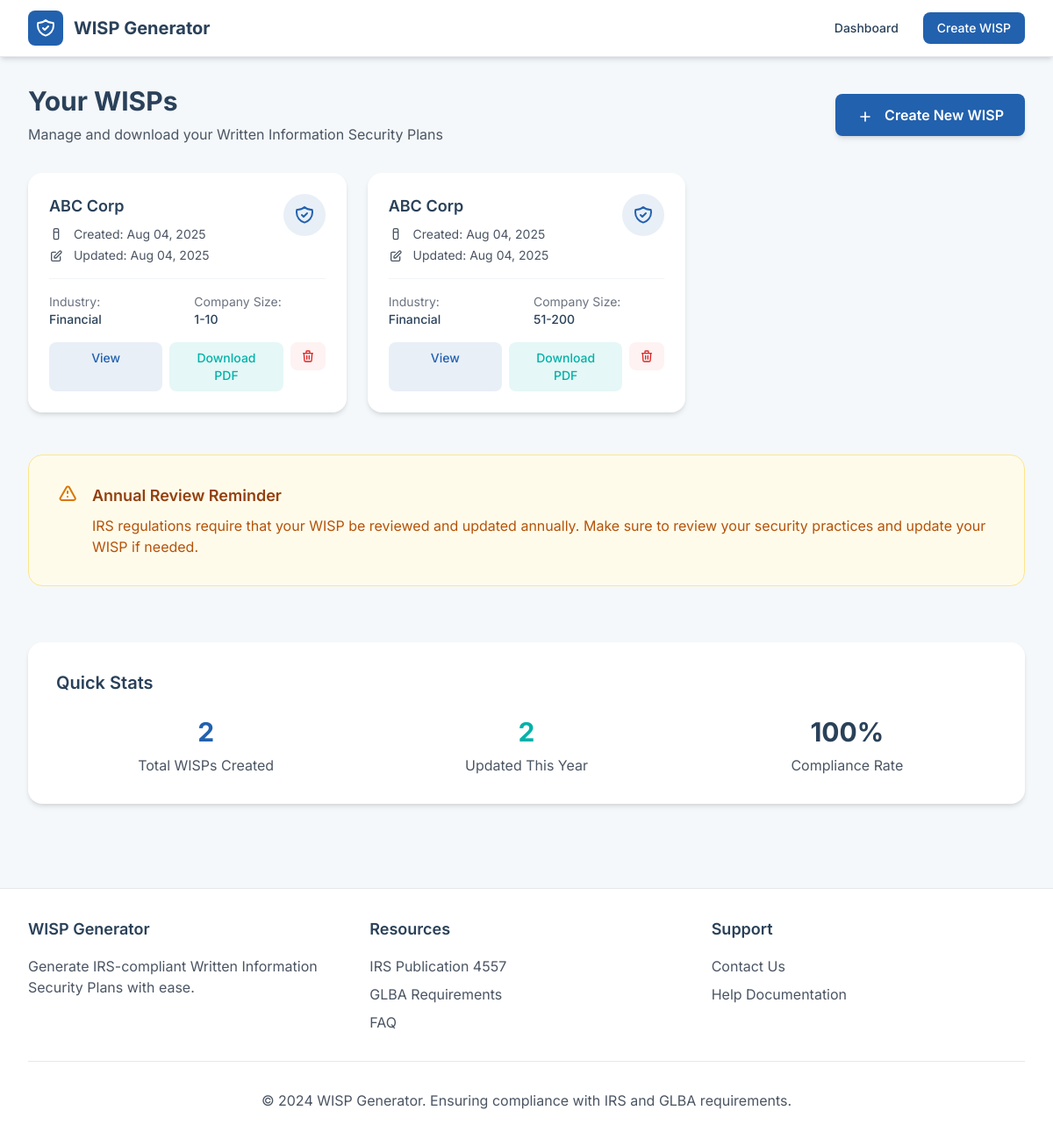
Page /dashboard on the earlier database version.
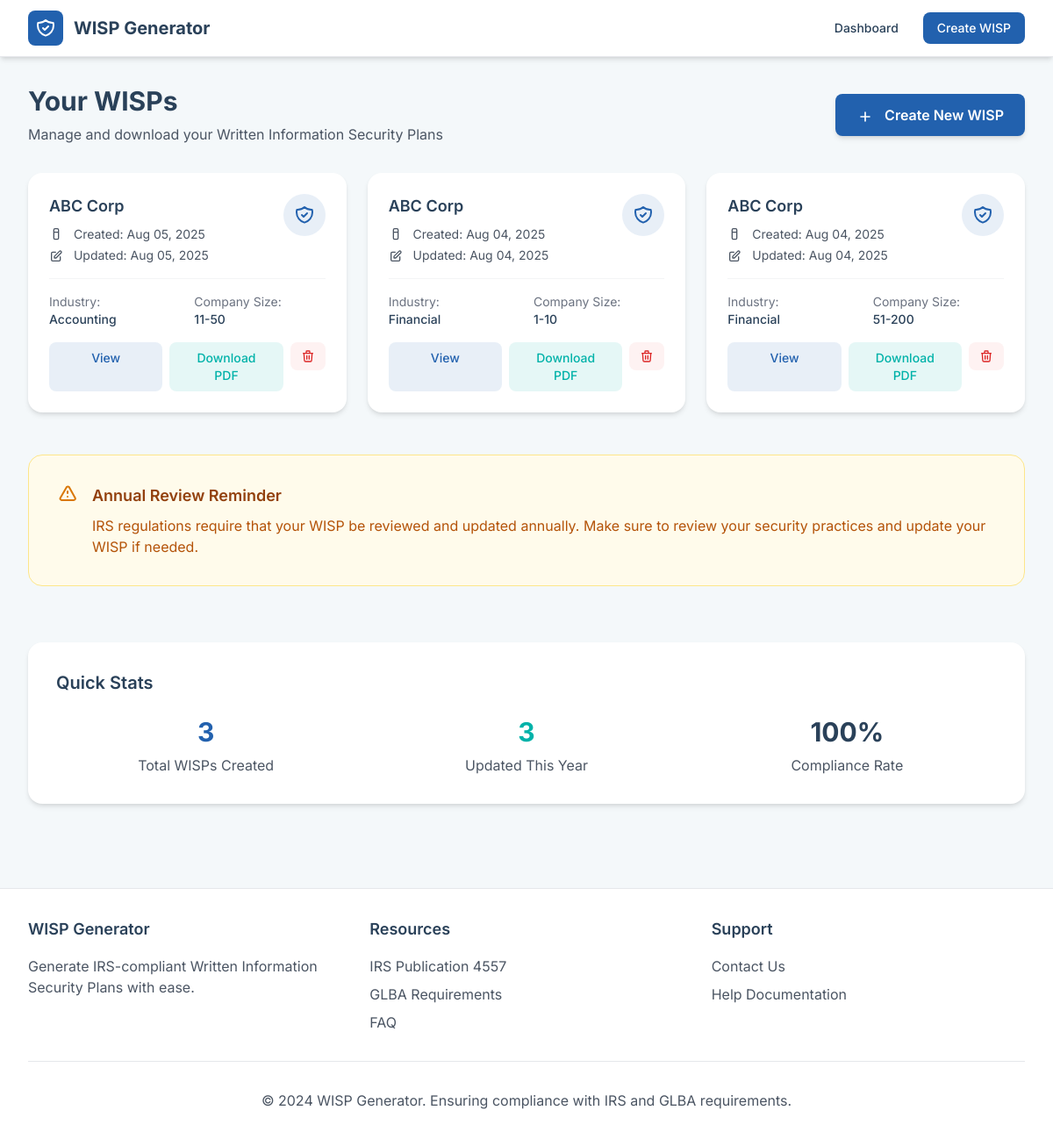
Same page on the later database version.
### app.py (models this page shows, shortened)
class WISP(db.Model):
    id = db.Column(db.Integer, primary_key=True)
    company_name = db.Column(db.String(200), nullable=False)
    created_at = db.Column(db.DateTime, default=datetime.utcnow)
    updated_at = db.Column(db.DateTime, default=datetime.utcnow, onupdate=datetime.utcnow)
    data = db.Column(db.Text)  # JSON storage for all form data
    def get_data(self):
        return json.loads(self.data) if self.data else {}

### app.py (the view)
@app.route('/dashboard')
def dashboard():
    wisps = WISP.query.order_by(WISP.updated_at.desc()).all()
    return render_template('dashboard.html', wisps=wisps)

### templates/dashboard.html (shortened to what this page needs)
{% extends "base.html" %}
{% block content %}
<div class="flex justify-between items-center mb-8">
    <div>
        <h1 class="text-3xl font-bold text-secondary">Your WISPs</h1>
        <p class="text-gray-600 mt-2">Manage and download your Written Information Security Plans</p>
    </div>
    <a href="{{ url_for('start_wizard') }}" class="bg-primary hover:bg-primary-600 text-white px-6 py-3 rounded-lg font-semibold transition-colors shadow-md">
        <svg class="w-5 h-5 inline mr-2" fill="none" stroke="currentColor" viewBox="0 0 24 24">
            <path stroke-linecap="round" stroke-linejoin="round" stroke-width="2" d="M12 6v6m0 0v6m0-6h6m-6 0H6"></path>
        </svg>
        Create New WISP
    </a>
</div>
{% if wisps %}
<div class="grid grid-cols-1 md:grid-cols-2 lg:grid-cols-3 gap-6">
    {% for wisp in wisps %}
    <div class="bg-white rounded-2xl shadow-card p-6 hover:shadow-card-lg transition-shadow">
        <div class="flex items-start justify-between mb-4">
            <div class="flex-1">
                <h3 class="text-lg font-semibold text-secondary mb-2">{{ wisp.company_name }}</h3>
                <div class="text-sm text-gray-600 space-y-1">
                    <p>
                        <svg class="w-4 h-4 inline mr-2" fill="none" stroke="currentColor" viewBox="0 0 24 24">
                            <path stroke-linecap="round" stroke-linejoin="round" stroke-width="2" d="M8 7V3a2 2 0 012-2h4a2 2 0 012 2v4m-6 0h6v10a2 2 0 01-2 2H10a2 2 0 01-2-2V7z"></path>
                        </svg>
                        Created: {{ wisp.created_at.strftime('%b %d, %Y') }}
                    </p>
                    <p>
                        <svg class="w-4 h-4 inline mr-2" fill="none" stroke="currentColor" viewBox="0 0 24 24">
                            <path stroke-linecap="round" stroke-linejoin="round" stroke-width="2" d="M11 5H6a2 2 0 00-2 2v11a2 2 0 002 2h11a2 2 0 002-2v-5m-1.414-9.414a2 2 0 112.828 2.828L11.828 15H9v-2.828l8.586-8.586z"></path>
                        </svg>
                        Updated: {{ wisp.updated_at.strftime('%b %d, %Y') }}
                    </p>
                </div>
            </div>
            <div class="flex-shrink-0 ml-4">
                <div class="w-12 h-12 bg-primary/10 rounded-full flex items-center justify-center">
                </div>
            </div>
        </div>
        {% set wisp_data = wisp.get_data() %}
        <div class="border-t border-gray-100 pt-4 mb-4">
            <div class="grid grid-cols-2 gap-4 text-sm">
                <div>
                    <span class="text-gray-500">Industry:</span>
                    <p class="font-medium text-secondary">{{ wisp_data.get('industry', 'Not specified') | title }}</p>
                </div>
                <div>
                    <span class="text-gray-500">Company Size:</span>
                    <p class="font-medium text-secondary">{{ wisp_data.get('company_size', 'Not specified') }}</p>
                </div>
            </div>
        </div>
        <div class="flex space-x-2">
            <a href="{{ url_for('view_wisp', wisp_id=wisp.id) }}"
               class="flex-1 bg-primary/10 hover:bg-primary/20 text-primary px-4 py-2 rounded-lg text-sm font-medium text-center transition-colors">
                View
            </a>
            <a href="{{ url_for('download_wisp_pdf', wisp_id=wisp.id) }}"
               class="flex-1 bg-accent/10 hover:bg-accent/20 text-accent px-4 py-2 rounded-lg text-sm font-medium text-center transition-colors">
                Download PDF
            </a>
            <form method="POST" action="{{ url_for('delete_wisp', wisp_id=wisp.id) }}" class="inline"
                  onsubmit="return confirm('Are you sure you want to delete this WISP?')">
                <button type="submit"
                        class="bg-red-50 hover:bg-red-100 text-red-600 px-3 py-2 rounded-lg text-sm font-medium transition-colors">
                    <svg class="w-4 h-4" fill="none" stroke="currentColor" viewBox="0 0 24 24">
                        <path stroke-linecap="round" stroke-linejoin="round" stroke-width="2" d="M19 7l-.867 12.142A2 2 0 0116.138 21H7.862a2 2 0 01-1.995-1.858L5 7m5 4v6m4-6v6m1-10V4a1 1 0 00-1-1h-4a1 1 0 00-1 1v3M4 7h16"></path>
                    </svg>
                </button>
            </form>
        </div>
    </div>
    {% endfor %}
</div>
<div class="mt-12 bg-amber-50 border border-amber-200 rounded-2xl p-8">
    <div class="flex items-start">
        <div class="flex-shrink-0">
            <svg class="w-6 h-6 text-amber-600" fill="none" stroke="currentColor" viewBox="0 0 24 24">
                <path stroke-linecap="round" stroke-linejoin="round" stroke-width="2" d="M12 9v2m0 4h.01m-6.938 4h13.856c1.54 0 2.502-1.667 1.732-2.5L13.732 4c-.77-.833-1.964-.833-2.732 0L3.732 16.5c-.77.833.192 2.5 1.732 2.5z"></path>
            </svg>
        </div>
        <div class="ml-4">
            <h3 class="text-lg font-semibold text-amber-800 mb-2">Annual Review Reminder</h3>
            <p class="text-amber-700">
                IRS regulations require that your WISP be reviewed and updated annually.
                Make sure to review your security practices and update your WISP if needed.
            </p>
        </div>
    </div>
</div>
{% endif %}
{% if wisps %}
<div class="mt-16 bg-white rounded-2xl shadow-card p-8">
    <h2 class="text-xl font-semibold text-secondary mb-6">Quick Stats</h2>
    <div class="grid grid-cols-1 md:grid-cols-3 gap-6">
        <div class="text-center">
            <div class="text-3xl font-bold text-primary mb-2">{{ wisps|length }}</div>
            <div class="text-gray-600">Total WISPs Created</div>
        </div>
        <div class="text-center">
            <div class="text-3xl font-bold text-accent mb-2">
                {{ (wisps|selectattr('updated_at')|list|length) }}
            </div>
            <div class="text-gray-600">Updated This Year</div>
        </div>
        <div class="text-center">
            <div class="text-3xl font-bold text-secondary mb-2">100%</div>
            <div class="text-gray-600">Compliance Rate</div>
        </div>
    </div>
</div>
{% endif %}
{% endblock %}

### templates/base.html (shortened to what this page needs)
<!DOCTYPE html>
<html lang="en">
<head>
    <script src="https://cdn.tailwindcss.com"></script>
</head>
<body class="bg-bg-main font-sans">
    <nav class="bg-white shadow-md border-b border-gray-200">
        <div class="max-w-7xl mx-auto px-4 sm:px-6 lg:px-8">
            <div class="flex justify-between h-16">
                <div class="flex items-center">
                    <a href="{{ url_for('index') }}" class="flex items-center">
                        <div class="w-10 h-10 bg-primary rounded-lg flex items-center justify-center mr-3">
                        </div>
                        <span class="text-xl font-bold text-secondary">WISP Generator</span>
                    </a>
                </div>
                <div class="flex items-center space-x-4">
                    <a href="{{ url_for('dashboard') }}" class="text-secondary hover:text-primary px-3 py-2 rounded-md text-sm font-medium transition-colors">
                        Dashboard
                    </a>
                    <a href="{{ url_for('start_wizard') }}" class="bg-primary hover:bg-primary-600 text-white px-4 py-2 rounded-lg text-sm font-medium transition-colors">
                        Create WISP
                    </a>
                </div>
            </div>
        </div>
    </nav>
    <main class="max-w-7xl mx-auto px-4 sm:px-6 lg:px-8 py-8">
        {% block content %}{% endblock %}
    </main>
    <footer class="bg-white border-t border-gray-200 mt-16">
        <div class="max-w-7xl mx-auto px-4 sm:px-6 lg:px-8 py-8">
            <div class="grid grid-cols-1 md:grid-cols-3 gap-8">
                <div>
                    <h3 class="text-lg font-semibold text-secondary mb-4">WISP Generator</h3>
                    <p class="text-gray-600">Generate IRS-compliant Written Information Security Plans with ease.</p>
                </div>
                <div>
                    <h3 class="text-lg font-semibold text-secondary mb-4">Resources</h3>
                    <ul class="space-y-2">
                        <li><a href="#" class="text-gray-600 hover:text-primary">IRS Publication 4557</a></li>
                        <li><a href="#" class="text-gray-600 hover:text-primary">GLBA Requirements</a></li>
                        <li><a href="#" class="text-gray-600 hover:text-primary">FAQ</a></li>
                    </ul>
                </div>
                <div>
                    <h3 class="text-lg font-semibold text-secondary mb-4">Support</h3>
                    <ul class="space-y-2">
                        <li><a href="#" class="text-gray-600 hover:text-primary">Contact Us</a></li>
                        <li><a href="#" class="text-gray-600 hover:text-primary">Help Documentation</a></li>
                    </ul>
                </div>
            </div>
            <div class="border-t border-gray-200 mt-8 pt-8 text-center text-gray-600">
                <p>&copy; 2024 WISP Generator. Ensuring compliance with IRS and GLBA requirements.</p>
            </div>
        </div>
    </footer>
</body>
</html>

### templates/base.html (style rules this page uses)
.shadow-card { box-shadow: 0 4px 6px -1px rgba(0, 0, 0, 0.1), 0 2px 4px -1px rgba(0, 0, 0, 0.06); }

Differences in the rows shown:
added WISP: company_name "ABC Corp", created_at "Aug 05, 2025", updated_at "Aug 05, 2025", get "Accounting", get "11-50"
Other differences:
{{ wisps|length }}: "2" → "3"
{{ (wisps|selectattr('updated_at')|list|length) }}: "2" → "3"
